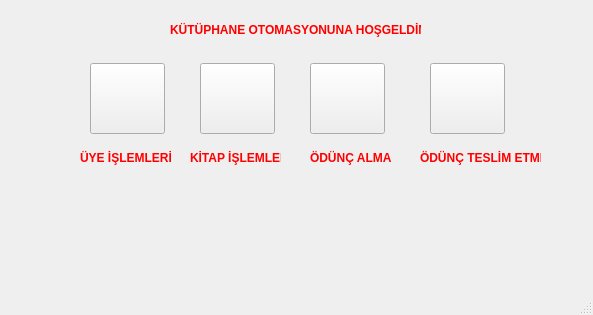
<?xml version="1.0" encoding="UTF-8"?>
<ui version="4.0">
 <class>MainWindow</class>
 <widget class="QMainWindow" name="MainWindow">
  <property name="geometry">
   <rect>
    <x>0</x>
    <y>0</y>
    <width>593</width>
    <height>315</height>
   </rect>
  </property>
  <property name="windowTitle">
   <string>MainWindow</string>
  </property>
  <widget class="QWidget" name="centralwidget">
   <widget class="QPushButton" name="btn_uye">
    <property name="geometry">
     <rect>
      <x>90</x>
      <y>63</y>
      <width>75</width>
      <height>71</height>
     </rect>
    </property>
    <property name="styleSheet">
     <string notr="true">border-image: url(:/new/resim/user.jpg);</string>
    </property>
    <property name="text">
     <string/>
    </property>
   </widget>
   <widget class="QPushButton" name="btn_kitap">
    <property name="geometry">
     <rect>
      <x>200</x>
      <y>63</y>
      <width>75</width>
      <height>71</height>
     </rect>
    </property>
    <property name="styleSheet">
     <string notr="true">border-image: url(:/new/resim/book.jpg);</string>
    </property>
    <property name="text">
     <string/>
    </property>
   </widget>
   <widget class="QPushButton" name="btn_od_al">
    <property name="geometry">
     <rect>
      <x>310</x>
      <y>63</y>
      <width>75</width>
      <height>71</height>
     </rect>
    </property>
    <property name="styleSheet">
     <string notr="true">border-image: url(:/new/resim/odunc_2.jpg);</string>
    </property>
    <property name="text">
     <string/>
    </property>
   </widget>
   <widget class="QPushButton" name="btn_od_ver">
    <property name="geometry">
     <rect>
      <x>430</x>
      <y>63</y>
      <width>75</width>
      <height>71</height>
     </rect>
    </property>
    <property name="styleSheet">
     <string notr="true">border-image: url(:/new/resim/odunc_1.jpg);</string>
    </property>
    <property name="text">
     <string/>
    </property>
   </widget>
   <widget class="QLabel" name="label">
    <property name="geometry">
     <rect>
      <x>80</x>
      <y>150</y>
      <width>91</width>
      <height>16</height>
     </rect>
    </property>
    <property name="palette">
     <palette>
      <active>
       <colorrole role="WindowText">
        <brush brushstyle="SolidPattern">
         <color alpha="255">
          <red>255</red>
          <green>0</green>
          <blue>0</blue>
         </color>
        </brush>
       </colorrole>
      </active>
      <inactive>
       <colorrole role="WindowText">
        <brush brushstyle="SolidPattern">
         <color alpha="255">
          <red>255</red>
          <green>0</green>
          <blue>0</blue>
         </color>
        </brush>
       </colorrole>
      </inactive>
      <disabled/>
     </palette>
    </property>
    <property name="font">
     <font>
      <bold>true</bold>
     </font>
    </property>
    <property name="text">
     <string>ÜYE İŞLEMLERİ</string>
    </property>
   </widget>
   <widget class="QLabel" name="label_2">
    <property name="geometry">
     <rect>
      <x>190</x>
      <y>150</y>
      <width>91</width>
      <height>16</height>
     </rect>
    </property>
    <property name="palette">
     <palette>
      <active>
       <colorrole role="WindowText">
        <brush brushstyle="SolidPattern">
         <color alpha="255">
          <red>255</red>
          <green>0</green>
          <blue>0</blue>
         </color>
        </brush>
       </colorrole>
      </active>
      <inactive>
       <colorrole role="WindowText">
        <brush brushstyle="SolidPattern">
         <color alpha="255">
          <red>255</red>
          <green>0</green>
          <blue>0</blue>
         </color>
        </brush>
       </colorrole>
      </inactive>
      <disabled/>
     </palette>
    </property>
    <property name="font">
     <font>
      <bold>true</bold>
     </font>
    </property>
    <property name="text">
     <string>KİTAP İŞLEMLERİ</string>
    </property>
   </widget>
   <widget class="QLabel" name="label_3">
    <property name="geometry">
     <rect>
      <x>310</x>
      <y>150</y>
      <width>81</width>
      <height>16</height>
     </rect>
    </property>
    <property name="palette">
     <palette>
      <active>
       <colorrole role="WindowText">
        <brush brushstyle="SolidPattern">
         <color alpha="255">
          <red>255</red>
          <green>0</green>
          <blue>0</blue>
         </color>
        </brush>
       </colorrole>
      </active>
      <inactive>
       <colorrole role="WindowText">
        <brush brushstyle="SolidPattern">
         <color alpha="255">
          <red>255</red>
          <green>0</green>
          <blue>0</blue>
         </color>
        </brush>
       </colorrole>
      </inactive>
      <disabled/>
     </palette>
    </property>
    <property name="font">
     <font>
      <bold>true</bold>
     </font>
    </property>
    <property name="text">
     <string>ÖDÜNÇ ALMA</string>
    </property>
   </widget>
   <widget class="QLabel" name="label_4">
    <property name="geometry">
     <rect>
      <x>420</x>
      <y>150</y>
      <width>121</width>
      <height>16</height>
     </rect>
    </property>
    <property name="palette">
     <palette>
      <active>
       <colorrole role="WindowText">
        <brush brushstyle="SolidPattern">
         <color alpha="255">
          <red>255</red>
          <green>0</green>
          <blue>0</blue>
         </color>
        </brush>
       </colorrole>
      </active>
      <inactive>
       <colorrole role="WindowText">
        <brush brushstyle="SolidPattern">
         <color alpha="255">
          <red>255</red>
          <green>0</green>
          <blue>0</blue>
         </color>
        </brush>
       </colorrole>
      </inactive>
      <disabled/>
     </palette>
    </property>
    <property name="font">
     <font>
      <bold>true</bold>
     </font>
    </property>
    <property name="text">
     <string>ÖDÜNÇ TESLİM ETME</string>
    </property>
   </widget>
   <widget class="QLabel" name="label_5">
    <property name="geometry">
     <rect>
      <x>170</x>
      <y>20</y>
      <width>251</width>
      <height>20</height>
     </rect>
    </property>
    <property name="palette">
     <palette>
      <active>
       <colorrole role="WindowText">
        <brush brushstyle="SolidPattern">
         <color alpha="255">
          <red>255</red>
          <green>0</green>
          <blue>0</blue>
         </color>
        </brush>
       </colorrole>
      </active>
      <inactive>
       <colorrole role="WindowText">
        <brush brushstyle="SolidPattern">
         <color alpha="255">
          <red>255</red>
          <green>0</green>
          <blue>0</blue>
         </color>
        </brush>
       </colorrole>
      </inactive>
      <disabled/>
     </palette>
    </property>
    <property name="font">
     <font>
      <bold>true</bold>
     </font>
    </property>
    <property name="text">
     <string>KÜTÜPHANE OTOMASYONUNA HOŞGELDİNİZ</string>
    </property>
   </widget>
  </widget>
  <widget class="QMenuBar" name="menubar">
   <property name="geometry">
    <rect>
     <x>0</x>
     <y>0</y>
     <width>593</width>
     <height>22</height>
    </rect>
   </property>
  </widget>
  <widget class="QStatusBar" name="statusbar"/>
 </widget>
 <resources/>
 <connections/>
</ui>
